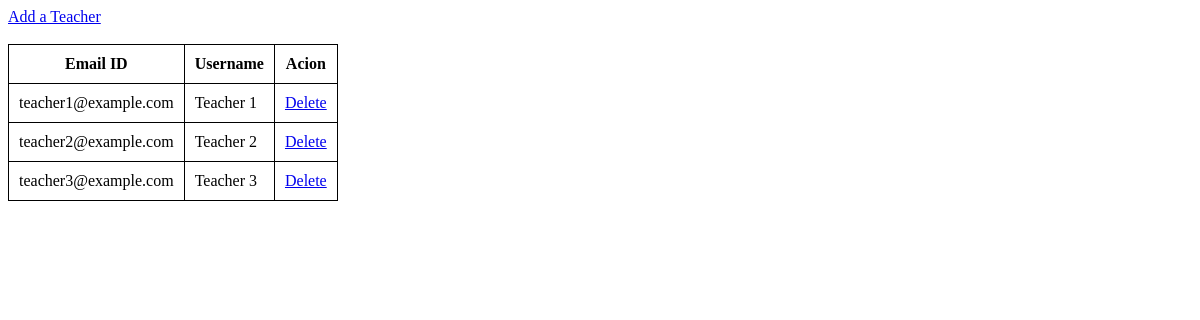
Page /Views/teacherTable.php (signed in) on the earlier database version.
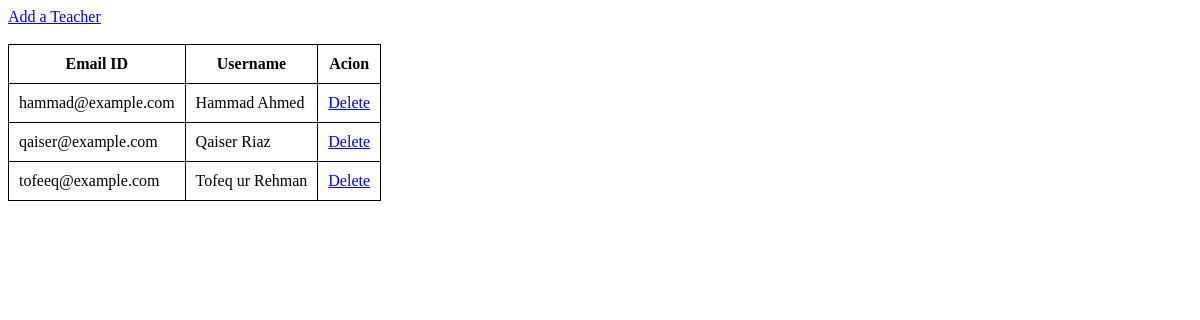
Same page on the later database version.
### tables this page shows
CREATE TABLE `teacher` ( `email` VARCHAR(100) NOT NULL , `username` VARCHAR(100) NOT NULL , `password` VARCHAR(100) NOT NULL , `education` VARCHAR(1000) NOT NULL , `description` VARCHAR(1000) NOT NULL , PRIMARY KEY (`email`));

### Models/UserModel.php (called while the page is built, shortened)
<?php
	require_once "DBconfig.php";
	function getTeacherTable(){
		global $database_connection;
		$sql_query         = "SELECT email, username FROM teacher";
		$sql_query_execute = mysqli_query($database_connection, $sql_query);
		return $sql_query_execute;
	}
?>

### Views/teacherTable.php (the view, shortened to what this page needs)
<?php
    require_once "../Models/UserModel.php";
    $teacher_table = getTeacherTable();
?>
<!DOCTYPE html>
<html>
<head>
</head>
<body>
	<a href="addTeacher.php">Add a Teacher</a><br><br>
	<table>
		<tr>
			<th>Email ID</th>
			<th>Username</th>
			<th>Acion</th>
		</tr>
		<?php while($row = mysqli_fetch_assoc($teacher_table)){ ?>
		<tr>
			<td><?php echo $row["email"] ?></td>
			<td><?php echo $row["username"] ?></td>
			<td><a href="#">Delete</a></td>
		</tr>
		<?php } ?>
	</table>
</body>
</html>

### Views/teacherTable.php (style rules this page uses)
table, td, th { border: 1px solid black; border-collapse: collapse; padding: 10px; }

Differences in the rows shown:
removed teacher: email "teacher1@example.com", username "Teacher 1"
removed teacher: email "teacher2@example.com", username "Teacher 2"
removed teacher: email "teacher3@example.com", username "Teacher 3"
added teacher: email "hammad@example.com", username "Hammad Ahmed"
added teacher: email "qaiser@example.com", username "Qaiser Riaz"
added teacher: email "tofeeq@example.com", username "Tofeq ur Rehman"
